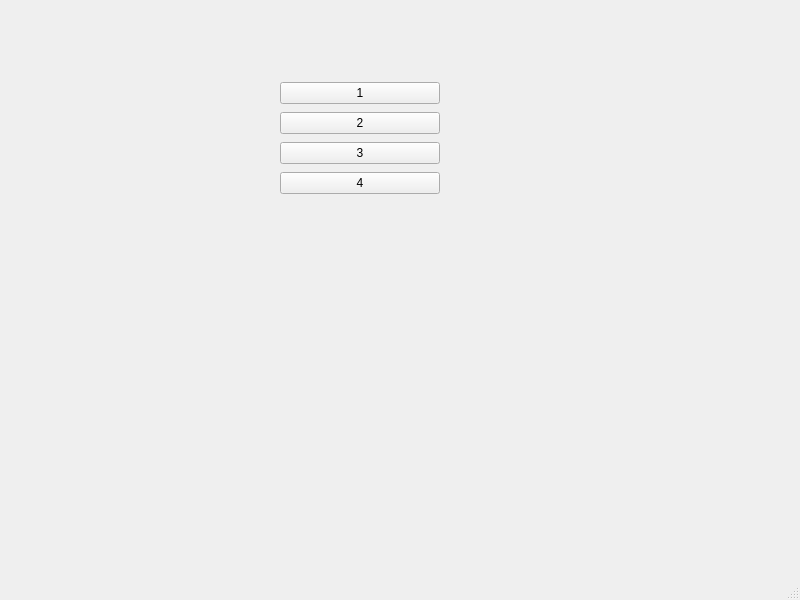
<?xml version="1.0" encoding="UTF-8"?>
<ui version="4.0">
 <class>MainWindow</class>
 <widget class="QMainWindow" name="MainWindow">
  <property name="geometry">
   <rect>
    <x>0</x>
    <y>0</y>
    <width>800</width>
    <height>600</height>
   </rect>
  </property>
  <property name="windowTitle">
   <string>MainWindow</string>
  </property>
  <widget class="QWidget" name="centralwidget">
   <widget class="QWidget" name="verticalLayoutWidget">
    <property name="geometry">
     <rect>
      <x>280</x>
      <y>80</y>
      <width>160</width>
      <height>116</height>
     </rect>
    </property>
    <layout class="QVBoxLayout" name="verticalLayout">
     <item>
      <widget class="QPushButton" name="Btn1">
       <property name="text">
        <string>1</string>
       </property>
      </widget>
     </item>
     <item>
      <widget class="QPushButton" name="Btn2">
       <property name="text">
        <string>2</string>
       </property>
      </widget>
     </item>
     <item>
      <widget class="QPushButton" name="Btn3">
       <property name="text">
        <string>3</string>
       </property>
      </widget>
     </item>
     <item>
      <widget class="QPushButton" name="Btn4">
       <property name="text">
        <string>4</string>
       </property>
      </widget>
     </item>
    </layout>
   </widget>
  </widget>
  <widget class="QMenuBar" name="menubar">
   <property name="geometry">
    <rect>
     <x>0</x>
     <y>0</y>
     <width>800</width>
     <height>33</height>
    </rect>
   </property>
  </widget>
  <widget class="QStatusBar" name="statusbar"/>
 </widget>
 <resources/>
 <connections/>
</ui>
